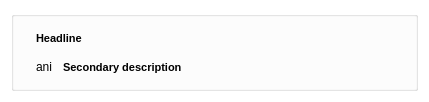
<?xml version="1.0" encoding="UTF-8"?>
<ui version="4.0">
 <class>udg::QNotificationPopupBase</class>
 <widget class="QDialog" name="udg::QNotificationPopupBase">
  <property name="geometry">
   <rect>
    <x>0</x>
    <y>0</y>
    <width>429</width>
    <height>102</height>
   </rect>
  </property>
  <property name="palette">
   <palette>
    <active>
     <colorrole role="Text">
      <brush brushstyle="SolidPattern">
       <color alpha="255">
        <red>0</red>
        <green>0</green>
        <blue>0</blue>
       </color>
      </brush>
     </colorrole>
     <colorrole role="Base">
      <brush brushstyle="SolidPattern">
       <color alpha="255">
        <red>255</red>
        <green>255</green>
        <blue>255</blue>
       </color>
      </brush>
     </colorrole>
     <colorrole role="Window">
      <brush brushstyle="SolidPattern">
       <color alpha="255">
        <red>255</red>
        <green>255</green>
        <blue>255</blue>
       </color>
      </brush>
     </colorrole>
    </active>
    <inactive>
     <colorrole role="Text">
      <brush brushstyle="SolidPattern">
       <color alpha="255">
        <red>0</red>
        <green>0</green>
        <blue>0</blue>
       </color>
      </brush>
     </colorrole>
     <colorrole role="Base">
      <brush brushstyle="SolidPattern">
       <color alpha="255">
        <red>255</red>
        <green>255</green>
        <blue>255</blue>
       </color>
      </brush>
     </colorrole>
     <colorrole role="Window">
      <brush brushstyle="SolidPattern">
       <color alpha="255">
        <red>255</red>
        <green>255</green>
        <blue>255</blue>
       </color>
      </brush>
     </colorrole>
    </inactive>
    <disabled>
     <colorrole role="Text">
      <brush brushstyle="SolidPattern">
       <color alpha="255">
        <red>117</red>
        <green>116</green>
        <blue>118</blue>
       </color>
      </brush>
     </colorrole>
     <colorrole role="Base">
      <brush brushstyle="SolidPattern">
       <color alpha="255">
        <red>255</red>
        <green>255</green>
        <blue>255</blue>
       </color>
      </brush>
     </colorrole>
     <colorrole role="Window">
      <brush brushstyle="SolidPattern">
       <color alpha="255">
        <red>255</red>
        <green>255</green>
        <blue>255</blue>
       </color>
      </brush>
     </colorrole>
    </disabled>
   </palette>
  </property>
  <property name="windowTitle">
   <string>Dialog</string>
  </property>
  <property name="windowIcon">
   <iconset resource="../main/main.qrc">
    <normaloff>:/images/starviewer.png</normaloff>:/images/starviewer.png</iconset>
  </property>
  <layout class="QGridLayout" name="gridLayout">
   <item row="0" column="0">
    <widget class="QGroupBox" name="m_groupBox">
     <property name="title">
      <string/>
     </property>
     <layout class="QGridLayout" name="gridLayout_2">
      <item row="0" column="0" rowspan="2">
       <widget class="QLabel" name="m_applicationIconLabel">
        <property name="maximumSize">
         <size>
          <width>64</width>
          <height>64</height>
         </size>
        </property>
        <property name="text">
         <string/>
        </property>
        <property name="pixmap">
         <pixmap resource="../main/main.qrc">:/images/starviewer.png</pixmap>
        </property>
       </widget>
      </item>
      <item row="0" column="1">
       <widget class="QLabel" name="m_headlineLabel">
        <property name="palette">
         <palette>
          <active>
           <colorrole role="WindowText">
            <brush brushstyle="SolidPattern">
             <color alpha="255">
              <red>0</red>
              <green>0</green>
              <blue>0</blue>
             </color>
            </brush>
           </colorrole>
           <colorrole role="Base">
            <brush brushstyle="SolidPattern">
             <color alpha="255">
              <red>255</red>
              <green>255</green>
              <blue>255</blue>
             </color>
            </brush>
           </colorrole>
           <colorrole role="Window">
            <brush brushstyle="SolidPattern">
             <color alpha="255">
              <red>255</red>
              <green>255</green>
              <blue>255</blue>
             </color>
            </brush>
           </colorrole>
          </active>
          <inactive>
           <colorrole role="WindowText">
            <brush brushstyle="SolidPattern">
             <color alpha="255">
              <red>0</red>
              <green>0</green>
              <blue>0</blue>
             </color>
            </brush>
           </colorrole>
           <colorrole role="Base">
            <brush brushstyle="SolidPattern">
             <color alpha="255">
              <red>255</red>
              <green>255</green>
              <blue>255</blue>
             </color>
            </brush>
           </colorrole>
           <colorrole role="Window">
            <brush brushstyle="SolidPattern">
             <color alpha="255">
              <red>255</red>
              <green>255</green>
              <blue>255</blue>
             </color>
            </brush>
           </colorrole>
          </inactive>
          <disabled>
           <colorrole role="WindowText">
            <brush brushstyle="SolidPattern">
             <color alpha="255">
              <red>117</red>
              <green>116</green>
              <blue>118</blue>
             </color>
            </brush>
           </colorrole>
           <colorrole role="Base">
            <brush brushstyle="SolidPattern">
             <color alpha="255">
              <red>255</red>
              <green>255</green>
              <blue>255</blue>
             </color>
            </brush>
           </colorrole>
           <colorrole role="Window">
            <brush brushstyle="SolidPattern">
             <color alpha="255">
              <red>255</red>
              <green>255</green>
              <blue>255</blue>
             </color>
            </brush>
           </colorrole>
          </disabled>
         </palette>
        </property>
        <property name="font">
         <font>
          <pointsize>8</pointsize>
          <weight>75</weight>
          <bold>true</bold>
         </font>
        </property>
        <property name="autoFillBackground">
         <bool>false</bool>
        </property>
        <property name="frameShape">
         <enum>QFrame::NoFrame</enum>
        </property>
        <property name="frameShadow">
         <enum>QFrame::Plain</enum>
        </property>
        <property name="text">
         <string>Headline</string>
        </property>
        <property name="wordWrap">
         <bool>true</bool>
        </property>
       </widget>
      </item>
      <item row="1" column="1">
       <layout class="QHBoxLayout" name="horizontalLayout">
        <item>
         <widget class="QLabel" name="m_progressAnimationLabel">
          <property name="sizePolicy">
           <sizepolicy hsizetype="Maximum" vsizetype="Maximum">
            <horstretch>0</horstretch>
            <verstretch>0</verstretch>
           </sizepolicy>
          </property>
          <property name="text">
           <string>ani</string>
          </property>
         </widget>
        </item>
        <item>
         <spacer name="horizontalSpacer_2">
          <property name="orientation">
           <enum>Qt::Horizontal</enum>
          </property>
          <property name="sizeType">
           <enum>QSizePolicy::Fixed</enum>
          </property>
          <property name="sizeHint" stdset="0">
           <size>
            <width>5</width>
            <height>20</height>
           </size>
          </property>
         </spacer>
        </item>
        <item>
         <widget class="QLabel" name="m_ongoingOperationLabel">
          <property name="sizePolicy">
           <sizepolicy hsizetype="Preferred" vsizetype="Preferred">
            <horstretch>0</horstretch>
            <verstretch>0</verstretch>
           </sizepolicy>
          </property>
          <property name="font">
           <font>
            <pointsize>8</pointsize>
            <weight>75</weight>
            <bold>true</bold>
           </font>
          </property>
          <property name="text">
           <string>Secondary description</string>
          </property>
          <property name="wordWrap">
           <bool>false</bool>
          </property>
         </widget>
        </item>
        <item>
         <spacer name="horizontalSpacer">
          <property name="orientation">
           <enum>Qt::Horizontal</enum>
          </property>
          <property name="sizeType">
           <enum>QSizePolicy::Expanding</enum>
          </property>
          <property name="sizeHint" stdset="0">
           <size>
            <width>13</width>
            <height>21</height>
           </size>
          </property>
         </spacer>
        </item>
       </layout>
      </item>
     </layout>
    </widget>
   </item>
  </layout>
 </widget>
 <resources>
  <include location="../main/main.qrc"/>
  <include location="../main/main.qrc"/>
  <include location="../main/main.qrc"/>
  <include location="../main/main.qrc"/>
  <include location="../main/main.qrc"/>
  <include location="../main/main.qrc"/>
 </resources>
 <connections/>
</ui>
